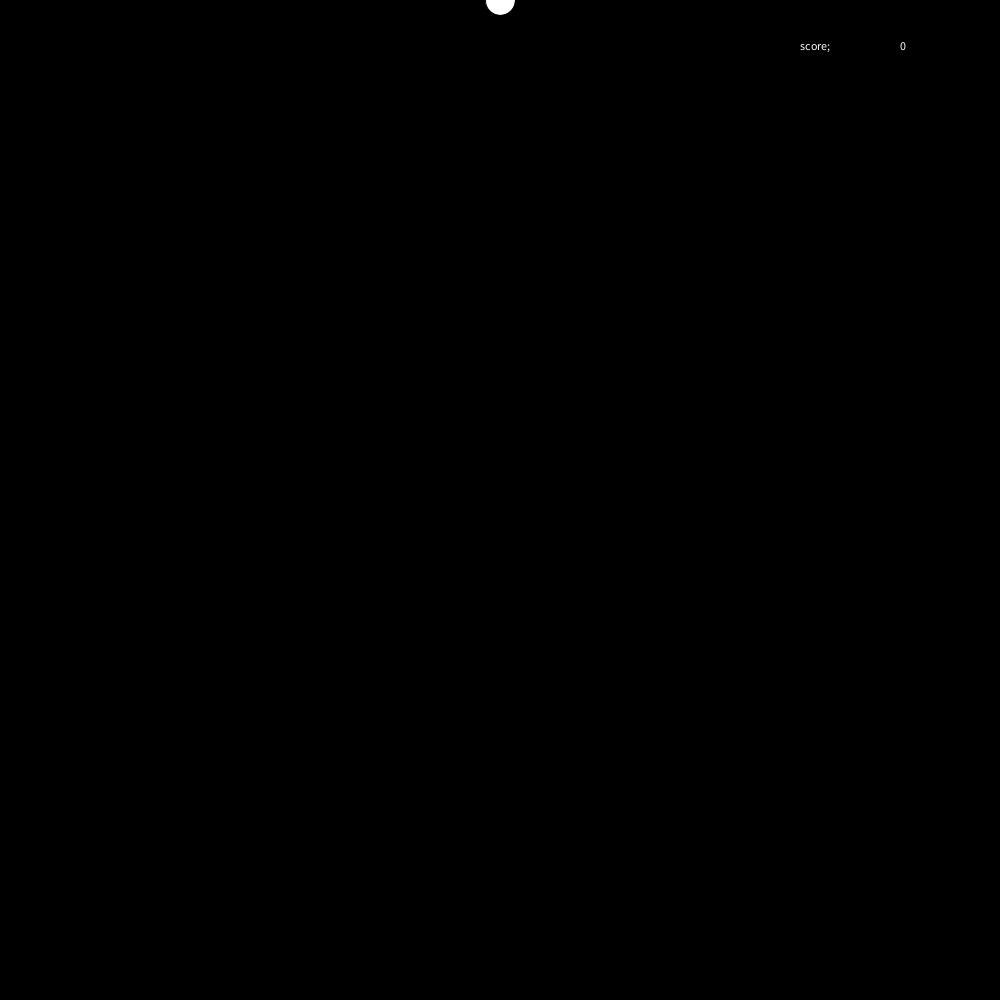
Frame 1 (no input)
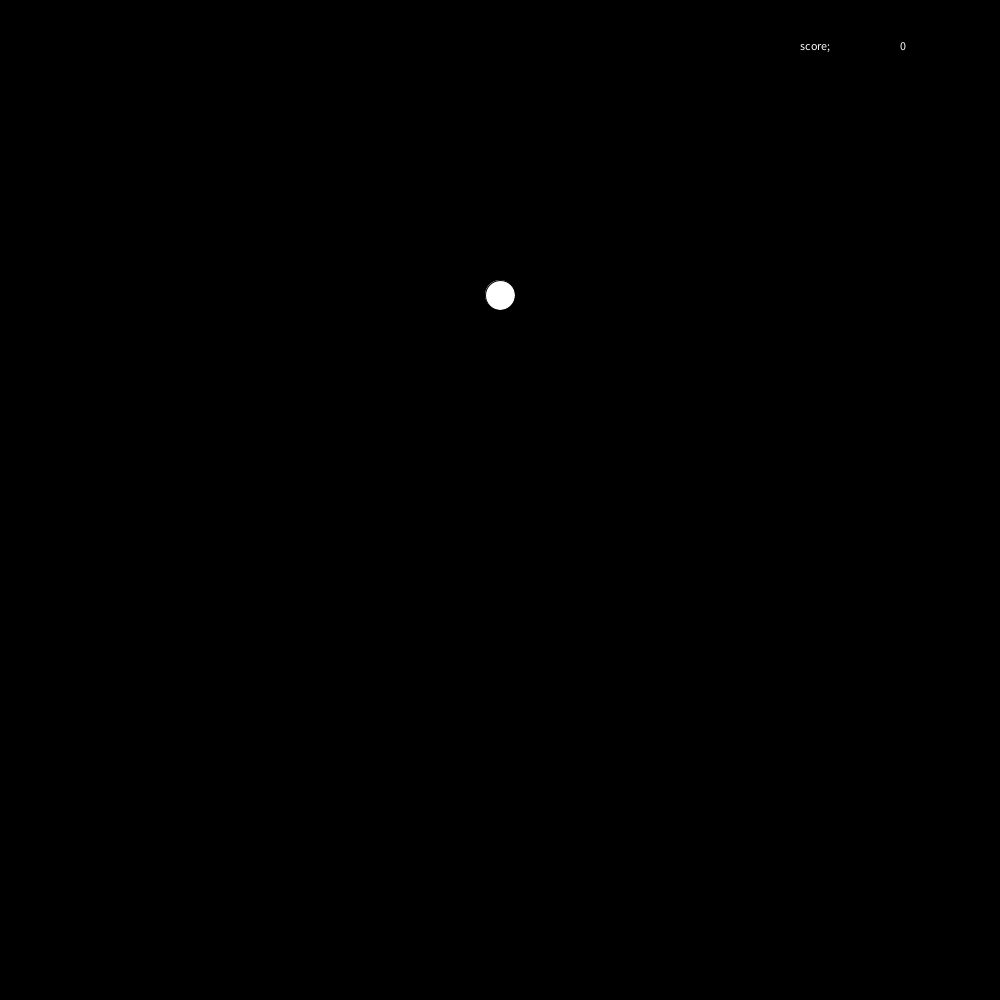
Frame 60 (the mouse pressed at the canvas centre just before this capture)
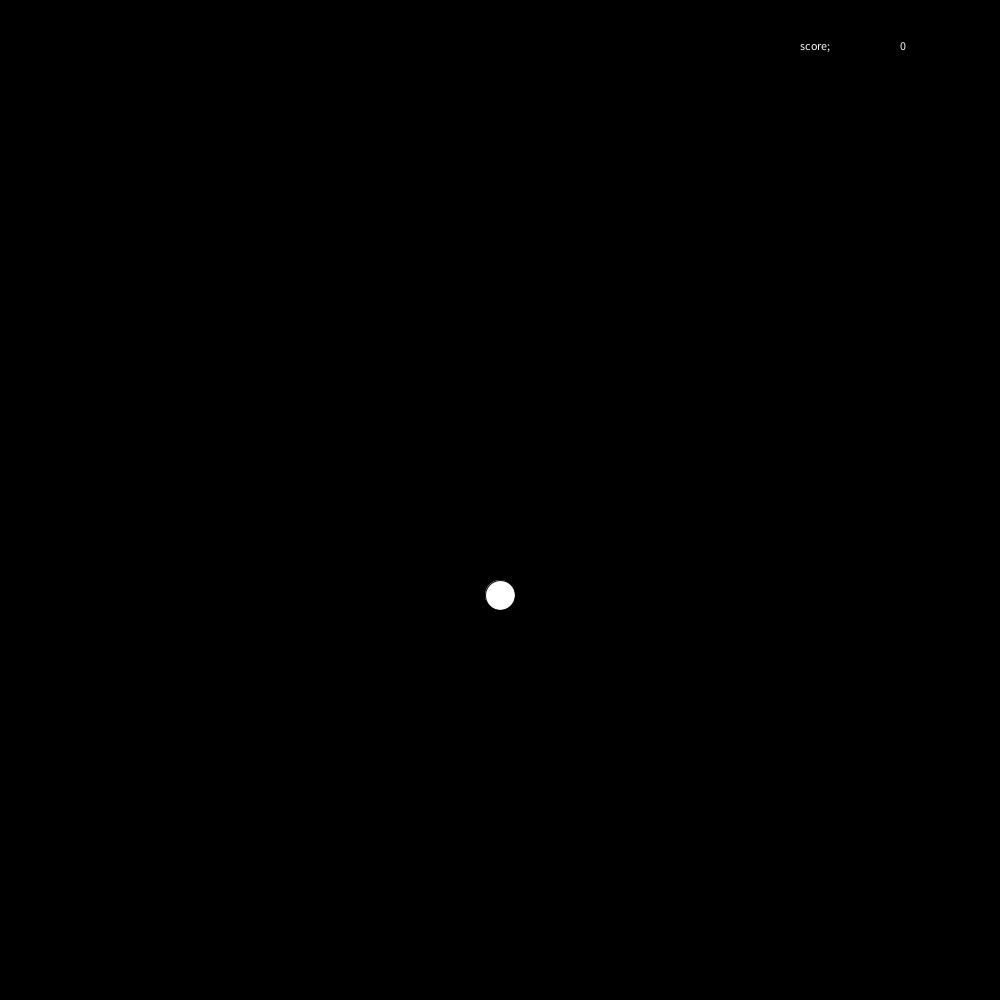
Frame 120 (the mouse held since frame 60 and released just before this capture)

The Processing sketch that drew these frames (run headless with seeded random() and noise(); from frame 60 on, the mouse is pressed at the canvas centre):

// Processing sketch: ball_game
// ── ball_game.pde
int score=0;
int balls=0;
void setup()
{
  size(1000, 1000);
}

void draw()
{
  background(0, 0, 0);
  ellipse (500, balls, 30, 30); 
  balls=balls+5;
  if (balls>1000)
  {
    balls=0;
  }

  ///

  text("score;", 800, 50);
  text(score, 900, 50);
}

void keyPressed()
{
  if (key=='s' && balls>900)
  {
    score=score+25;
  }
}
